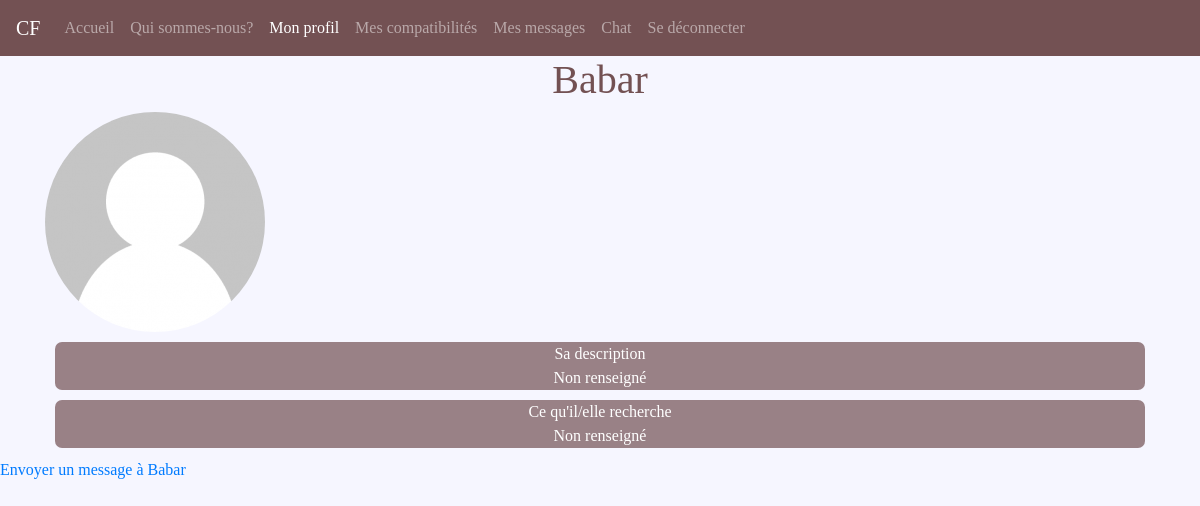
The page /profil/4 on the database its author committed.
### models.py (models this page shows, shortened)
class users(db.Model):
  __tablename__='users'
  __bind_key__ = 'users'
  _id = db.Column("id",db.Integer,primary_key=True)
  firstname = db.Column(db.String(100))
  lastname = db.Column(db.String(100))
  email = db.Column(db.String(120), unique=True)
  gender=db.Column(db.Integer) #=1 if man et 2 if woman
  man=db.Column(db.Integer)
  woman=db.Column(db.Integer)
  region=db.Column(db.Integer)
  same_region=db.Column(db.Integer)
  pwdhash = db.Column(db.String(54))
  image_file = db.Column(db.String(20), nullable=False, default='..\profile_pics\default.jpg')
  description = db.Column(db.String(200),default="Non renseigné")
  recherche=db.Column(db.String(200),default="Non renseigné")
  messages_sent = db.relationship('Message',foreign_keys='Message.sender_id',backref='author', lazy='dynamic')
  messages_received = db.relationship('Message',foreign_keys='Message.recipient_id',backref='recipient', lazy='dynamic')

### routes.py (the view)
@app.route('/profil/<id>',methods=['GET','POST'])
def profilext(id):
  user = users.query.filter_by(_id = id).first()
  image_file = url_for('static', filename='profile_pics/' + user.image_file)
  form=SendMessage()
  if form.validate_on_submit():
      if form.message.data:
          flash('Ton message a bien été envoyé!', 'success')
          form.message.data=None
          return render_template("profilext.html",user=user,image_file=image_file,form=form)
  return render_template("profilext.html",user=user,image_file=image_file,form=form)

### templates/profilext.html (shortened to what this page needs)
<!DOCTYPE html>
<html>
<head>
<link
rel="stylesheet"
href="https://stackpath.bootstrapcdn.com/bootstrap/4.4.1/css/bootstrap.min.css"
integrity="sha384-Vkoo8x4CGsO3+Hhxv8T/Q5PaXtkKtu6ug5TOeNV6gBiFeWPGFN9MuhOf23Q9Ifjh"
crossorigin="anonymous"
>
	<link rel="stylesheet" type="text/css" media="screen" href=../static/styles/base.css>
</head>
<body>
	 <div class="container-fluid">
      <div class="row">
        <nav class="col navbar navbar-expand-lg navbar-dark">
          <a class="navbar-brand">CF</a>
          <div id="navbarContent" class="collapse navbar-collapse">
            <ul class="navbar-nav">
              <li class="nav-item">
                <a class="nav-link" href="">Accueil</a>
              </li>
              <li class="nav-item">
                <a class="nav-link" href="#">Qui sommes-nous?</a>
              </li>
                 <li class="nav-item active">
                <a class="nav-link" href="{{url_for('profile')}}">Mon profil</a>
              </li>
                 <li class="nav-item">
                <a class="nav-link" href="{{url_for('compa')}}">Mes compatibilités</a>
              </li>
              <li class="nav-item">
                <a class="nav-link" href="#">Mes messages</a>
              </li>
              <li class="nav-item">
                <a class="nav-link" href="{{url_for('chat')}}">Chat</a>
              </li>
              <li class="nav-item">
                <a class="nav-link" href="{{ url_for('signout') }}">Se déconnecter</a>
              </li>
            </ul>
          </div>
        </nav>
      </div>
    </div>
  <div class= "container">
  <h1> {{ user.firstname }} </h1>
  <img class="rounded-circle account-img" src="{{ image_file }}"> <br>
  <div class="bloc">
    <div class="section_title"> Sa description </div>
    <div class="section_content"> {{ user.description }} </div>
    </div>
    <div class="bloc">
    <div class="section_title"> Ce qu'il/elle recherche </div>
    <div class="section_content"> {{ user.recherche }} </div>
    </div>
  </div>
  <a href={{url_for('send_message',id=user._id)}}> Envoyer un message à {{user.firstname}} </a>
</body>
  </html>

### static/styles/base.css (style rules this page uses)
body { font-family: "Apple Chancery, cursive"; color:#735153; background-color: rgba(211,211,256,0.2); }
h1 { text-align:center; }
.bloc { border: 1px ; height:100%; -moz-border-radius:7px; -webkit-border-radius:7px; border-radius:7px; background-color:rgba(115,81,83,0.7); color:white; align-items:center; text-align: center; margin: 10px; }
.navbar { background-color:#735153; }

### rows shown on the page
users: firstname "Babar", description "Non renseigné", recherche "Non renseigné"
